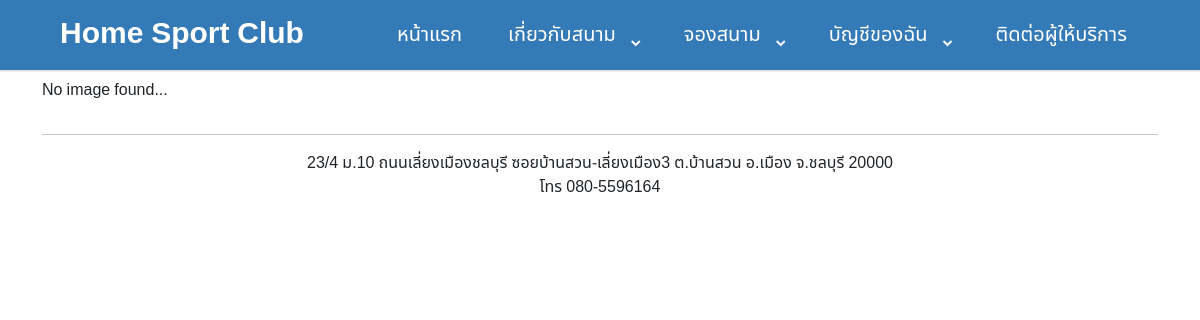
The page /badminton/rules.php on the database as committed earlier.
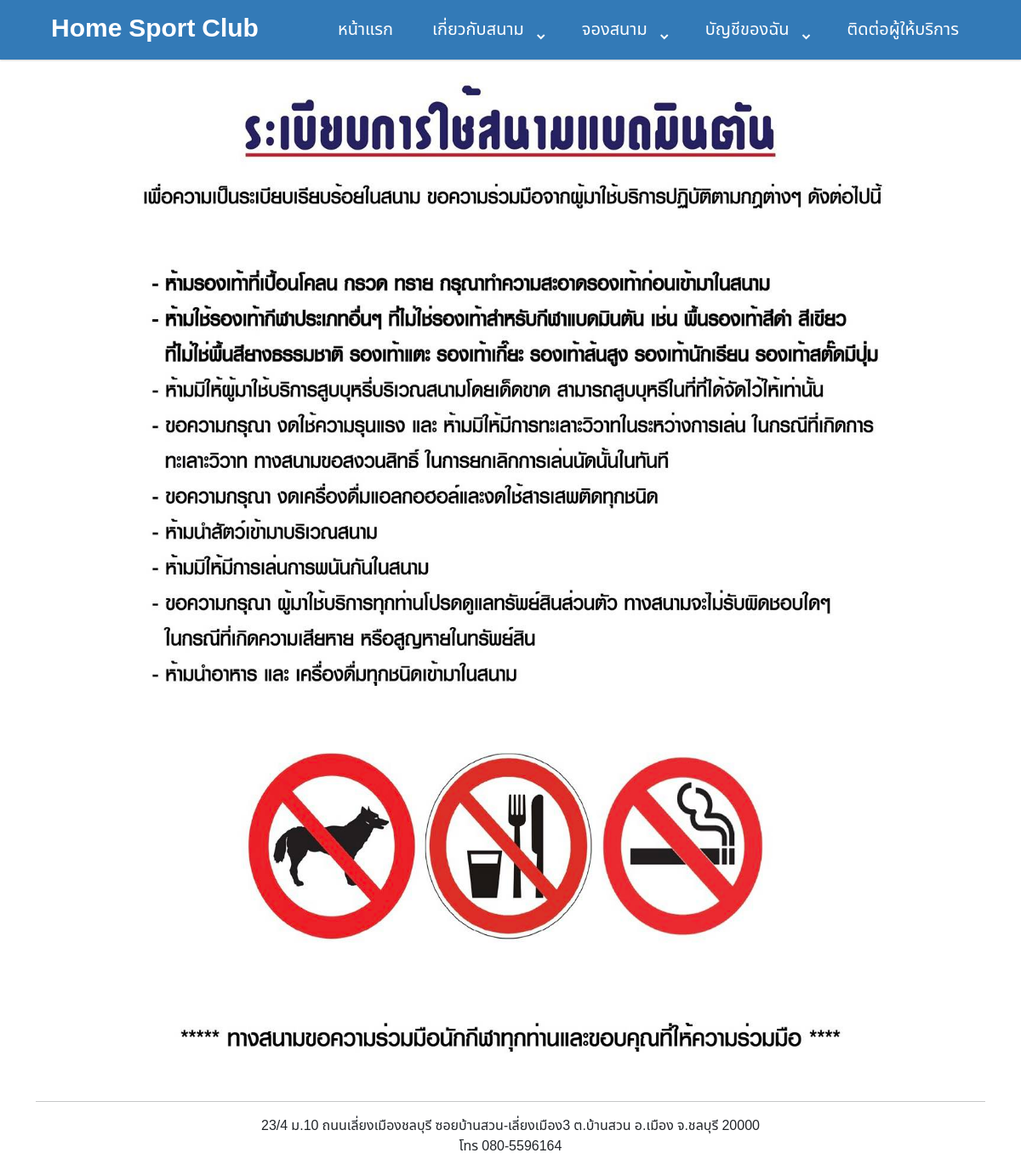
The same page on the database as committed later.
### tables this page shows
CREATE TABLE `m_image` (
  `image_id` int(11) NOT NULL,
  `image_name` varchar(32) NOT NULL,
  `activity_id` int(11) NOT NULL COMMENT 't_activity',
  `create_date` datetime NOT NULL,
  `edit_date` datetime NOT NULL,
  `create_by` int(11) NOT NULL COMMENT 'user_id',
  `edit_by` int(11) NOT NULL COMMENT 'user_id'
);

### badminton/rules.php (the view, shortened to what this page needs)
<?php
    include_once 'dbConfig.php';
?>
<?php include"header.php"; ?>
<!DOCTYPE html>
<html lang="en">
<head>
    <link href='https://unpkg.com/boxicons@2.0.7/css/boxicons.min.css' rel='stylesheet'>
     <link rel="stylesheet" href="css/boostrap/css/bootstrap.min.css">
    <link href="https://cdn.jsdelivr.net/npm/bootstrap@5.2.0/dist/css/bootstrap.min.css" rel="stylesheet">
</head>
<body>
    <div class="container">
        <div class="row g-2">
            <?php
                $query = $db->query("SELECT * FROM m_image WHERE activity_id = '5' ORDER BY create_date DESC");
                if ($query->num_rows > 0) {
                    while($row = $query->fetch_assoc()) {
                        $imageURL = 'uploads/'.$row['image_name'];
                    ?>
                    <div class="">
                        <div align = "center">
                            <img src="<?php echo $imageURL ?>"  width="900px" height="1200px" margin="" >
                        </div>
                    </div>
                <?php
                    }
                } else { ?>
                <p>No image found...</p>
            <?php } ?>
        </div>
    </div>
</body>
<?php include"footer.php"; ?>
</html>

Rows that differ between the two databases and show on the page:
added m_image: image_name (picture)
Other text that changed with them:
text no longer shown: "No image found..."
